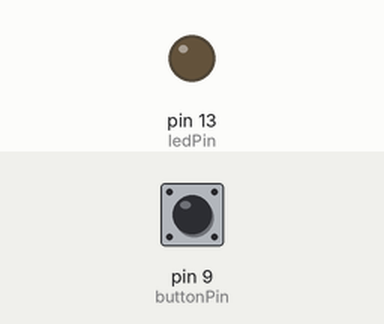
Simulated run of this sketch. Board: Arduino Uno, built with avr-gcc and run on an emulated ATmega328P. On the bench: output pins drawn as LEDs (lit = HIGH). The inputs (shaded band) are chosen by the test bench; at power-on: pin 9 (buttonPin) LOW.

Above: at 1.2 s.
1.3 s: pin 9 (buttonPin) pulled HIGH for 0.15 s
At 1.37 s:
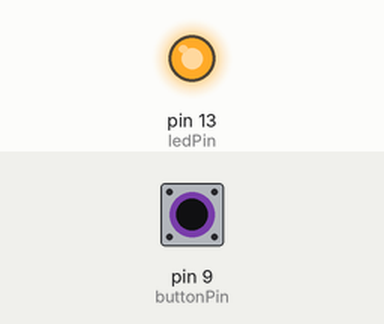
2.9 s: pin 9 (buttonPin) pulled HIGH for 3.2 s
At 7.0 s:
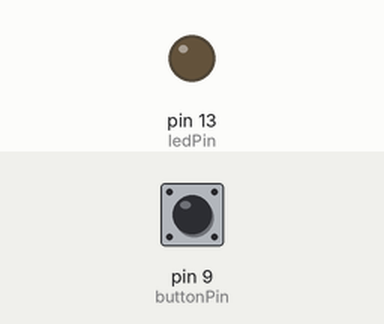
Timing chart, 0 to 8.5 s (numbered marks = the images above; inputs shaded):
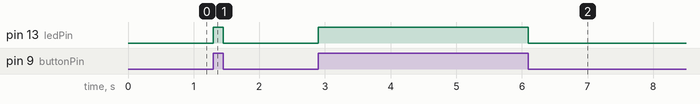

The sketch:

sketch_may28a.ino
```cpp
#define ledPin 13
#define buttonPin 9

void setup() {
  pinMode(ledPin, OUTPUT);
  pinMode(buttonPin, INPUT);
}

void loop() {
  int buttonState = digitalRead(buttonPin);
  if (buttonState == HIGH)
    digitalWrite(ledPin, HIGH);
  else
    digitalWrite(ledPin, LOW);
}

// https://www.youtube.com/watch?v=98OX6oZecMI
```

Measured:
- after the input at 1.3 s, pin 13 (ledPin): LOW → HIGH at once, → LOW 0.15 s later
- after the input at 2.9 s, pin 13 (ledPin): LOW → HIGH at once, → LOW 3.2 s later
